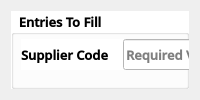
       <widget class="QWidget" name="SupplierData_Window">
        <attribute name="title">
         <string>Supplier Ref.</string>
        </attribute>
        <layout class="QVBoxLayout" name="verticalLayout_6">
         <item>
          <widget class="QGroupBox" name="groupBox_12">
           <property name="sizePolicy">
            <sizepolicy hsizetype="Preferred" vsizetype="Preferred">
             <horstretch>0</horstretch>
             <verstretch>0</verstretch>
            </sizepolicy>
           </property>
           <property name="font">
            <font>
             <family>Open Sans SemiBold</family>
             <pointsize>10</pointsize>
             <weight>75</weight>
             <bold>true</bold>
            </font>
           </property>
           <property name="styleSheet">
            <string notr="true">background-color: rgb(255,255,255);</string>
           </property>
           <property name="title">
            <string>Entries To Fill</string>
           </property>
           <property name="checkable">
            <bool>false</bool>
           </property>
           <widget class="QWidget" name="layoutWidget_3">
            <property name="geometry">
             <rect>
              <x>10</x>
              <y>28</y>
              <width>751</width>
              <height>31</height>
             </rect>
            </property>
            <property name="font">
             <font>
              <family>Open Sans SemiBold</family>
              <weight>75</weight>
              <bold>true</bold>
             </font>
            </property>
            <layout class="QHBoxLayout" name="horizontalLayout_12">
             <property name="spacing">
              <number>15</number>
             </property>
             <item>
              <widget class="QLabel" name="label_29">
               <property name="sizePolicy">
                <sizepolicy hsizetype="Fixed" vsizetype="Preferred">
                 <horstretch>0</horstretch>
                 <verstretch>0</verstretch>
                </sizepolicy>
               </property>
               <property name="font">
                <font>
                 <family>Open Sans SemiBold</family>
                 <pointsize>10</pointsize>
                 <weight>75</weight>
                 <bold>true</bold>
                </font>
               </property>
               <property name="text">
                <string>Supplier Code</string>
               </property>
              </widget>
             </item>
             <item>
              <widget class="QLineEdit" name="SuppEntry_SC">
               <property name="sizePolicy">
                <sizepolicy hsizetype="Preferred" vsizetype="Ignored">
                 <horstretch>0</horstretch>
                 <verstretch>0</verstretch>
                </sizepolicy>
               </property>
               <property name="font">
                <font>
                 <family>Open Sans SemiBold</family>
                 <pointsize>10</pointsize>
                 <weight>75</weight>
                 <bold>true</bold>
                </font>
               </property>
               <property name="placeholderText">
                <string>Required Value To Fill...</string>
               </property>
               <property name="clearButtonEnabled">
                <bool>true</bool>
               </property>
              </widget>
             </item>
             <item>
              <widget class="QLabel" name="label_35">
               <property name="sizePolicy">
                <sizepolicy hsizetype="Fixed" vsizetype="Preferred">
                 <horstretch>0</horstretch>
                 <verstretch>0</verstretch>
                </sizepolicy>
               </property>
               <property name="font">
                <font>
                 <family>Open Sans SemiBold</family>
                 <pointsize>10</pointsize>
                 <weight>75</weight>
                 <bold>true</bold>
                </font>
               </property>
               <property name="text">
                <string>Supplier Name</string>
               </property>
              </widget>
             </item>
             <item>
              <widget class="QLineEdit" name="SuppEntry_SN">
               <property name="sizePolicy">
                <sizepolicy hsizetype="Preferred" vsizetype="Ignored">
                 <horstretch>0</horstretch>
                 <verstretch>0</verstretch>
                </sizepolicy>
               </property>
               <property name="font">
                <font>
                 <family>Open Sans SemiBold</family>
                 <pointsize>10</pointsize>
                 <weight>75</weight>
                 <bold>true</bold>
                </font>
               </property>
               <property name="placeholderText">
                <string>Required Value To Fill...</string>
               </property>
               <property name="clearButtonEnabled">
                <bool>true</bool>
               </property>
              </widget>
             </item>
            </layout>
           </widget>
           <widget class="QWidget" name="layoutWidget_5">
            <property name="geometry">
             <rect>
              <x>10</x>
              <y>80</y>
              <width>751</width>
              <height>31</height>
             </rect>
            </property>
            <property name="font">
             <font>
              <family>Open Sans SemiBold</family>
              <weight>75</weight>
              <bold>true</bold>
             </font>
            </property>
            <layout class="QHBoxLayout" name="horizontalLayout_18">
             <item>
              <widget class="QLabel" name="label_36">
               <property name="sizePolicy">
                <sizepolicy hsizetype="Fixed" vsizetype="Preferred">
                 <horstretch>0</horstretch>
                 <verstretch>0</verstretch>
                </sizepolicy>
               </property>
               <property name="font">
                <font>
                 <family>Open Sans SemiBold</family>
                 <pointsize>10</pointsize>
                 <weight>75</weight>
                 <bold>true</bold>
                </font>
               </property>
               <property name="text">
                <string>Last Delivery Date</string>
               </property>
              </widget>
             </item>
             <item>
              <widget class="QDateTimeEdit" name="SuppEntry_LDD">
               <property name="sizePolicy">
                <sizepolicy hsizetype="Preferred" vsizetype="Ignored">
                 <horstretch>0</horstretch>
                 <verstretch>0</verstretch>
                </sizepolicy>
               </property>
               <property name="font">
                <font>
                 <family>Open Sans SemiBold</family>
                 <pointsize>10</pointsize>
                 <weight>75</weight>
                 <bold>true</bold>
                </font>
               </property>
               <property name="alignment">
                <set>Qt::AlignCenter</set>
               </property>
               <property name="calendarPopup">
                <bool>true</bool>
               </property>
              </widget>
             </item>
             <item>
              <widget class="QLabel" name="label_37">
               <property name="sizePolicy">
                <sizepolicy hsizetype="Fixed" vsizetype="Preferred">
                 <horstretch>0</horstretch>
                 <verstretch>0</verstretch>
                </sizepolicy>
               </property>
               <property name="font">
                <font>
                 <family>Open Sans SemiBold</family>
                 <pointsize>10</pointsize>
                 <weight>75</weight>
                 <bold>true</bold>
                </font>
               </property>
               <property name="text">
                <string>Next Delivery Date</string>
               </property>
              </widget>
             </item>
             <item>
              <widget class="QDateTimeEdit" name="SuppEntry_NDD">
               <property name="sizePolicy">
                <sizepolicy hsizetype="Preferred" vsizetype="Ignored">
                 <horstretch>0</horstretch>
                 <verstretch>0</verstretch>
                </sizepolicy>
               </property>
               <property name="font">
                <font>
                 <family>Open Sans SemiBold</family>
                 <pointsize>10</pointsize>
                 <weight>75</weight>
                 <bold>true</bold>
                </font>
               </property>
               <property name="alignment">
                <set>Qt::AlignCenter</set>
               </property>
               <property name="calendarPopup">
                <bool>true</bool>
               </property>
              </widget>
             </item>
            </layout>
           </widget>
           <widget class="QGroupBox" name="groupBox_13">
            <property name="geometry">
             <rect>
              <x>10</x>
              <y>140</y>
              <width>751</width>
              <height>301</height>
             </rect>
            </property>
            <property name="font">
             <font>
              <family>Open Sans SemiBold</family>
              <weight>75</weight>
              <bold>true</bold>
             </font>
            </property>
            <property name="title">
             <string>Pre-requisites For Modifying / Adding Data</string>
            </property>
            <widget class="QGroupBox" name="groupBox_14">
             <property name="geometry">
              <rect>
               <x>10</x>
               <y>30</y>
               <width>361</width>
               <height>261</height>
              </rect>
             </property>
             <property name="font">
              <font>
               <family>Open Sans SemiBold</family>
               <weight>75</weight>
               <bold>true</bold>
              </font>
             </property>
             <property name="title">
              <string>For Adding / Inserting Data</string>
             </property>
             <widget class="QLabel" name="label_38">
              <property name="geometry">
               <rect>
                <x>20</x>
                <y>30</y>
                <width>251</width>
                <height>16</height>
               </rect>
              </property>
              <property name="font">
               <font>
                <family>Open Sans SemiBold</family>
                <weight>75</weight>
                <bold>true</bold>
               </font>
              </property>
              <property name="text">
               <string>- All Fields Are Required.</string>
              </property>
             </widget>
             <widget class="QLabel" name="label_39">
              <property name="geometry">
               <rect>
                <x>20</x>
                <y>50</y>
                <width>331</width>
                <height>81</height>
               </rect>
              </property>
              <property name="font">
               <font>
                <family>Open Sans SemiBold</family>
                <weight>75</weight>
                <bold>true</bold>
               </font>
              </property>
              <property name="text">
               <string>-Last and Next Delivery Time can be 
lesser but cannot be greater than the 
current date.</string>
              </property>
             </widget>
            </widget>
            <widget class="QGroupBox" name="groupBox_15">
             <property name="geometry">
              <rect>
               <x>380</x>
               <y>30</y>
               <width>361</width>
               <height>261</height>
              </rect>
             </property>
             <property name="font">
              <font>
               <family>Open Sans SemiBold</family>
               <weight>75</weight>
               <bold>true</bold>
              </font>
             </property>
             <property name="title">
              <string>For Editing / Modifying Data</string>
             </property>
             <widget class="QLabel" name="label_40">
              <property name="geometry">
               <rect>
                <x>20</x>
                <y>30</y>
                <width>331</width>
                <height>31</height>
               </rect>
              </property>
              <property name="font">
               <font>
                <family>Open Sans SemiBold</family>
                <weight>75</weight>
                <bold>true</bold>
               </font>
              </property>
              <property name="text">
               <string>- Fields That Don't Require Changes Must 
Kept The Data Intact.</string>
              </property>
             </widget>
             <widget class="QLabel" name="label_41">
              <property name="geometry">
               <rect>
                <x>20</x>
                <y>70</y>
                <width>331</width>
                <height>81</height>
               </rect>
              </property>
              <property name="font">
               <font>
                <family>Open Sans SemiBold</family>
                <weight>75</weight>
                <bold>true</bold>
               </font>
              </property>
              <property name="text">
               <string>- Last and Next Delivery Time can be 
lesser but cannot be greater than the 
current date.</string>
              </property>
             </widget>
             <widget class="QLabel" name="label_42">
              <property name="geometry">
               <rect>
                <x>20</x>
                <y>150</y>
                <width>331</width>
                <height>101</height>
               </rect>
              </property>
              <property name="font">
               <font>
                <family>Open Sans SemiBold</family>
                <weight>75</weight>
                <bold>true</bold>
               </font>
              </property>
              <property name="text">
               <string>- Last and Next Delivery Time Fields
must be the same as before to 
retain changes. Clearing Entry will set
those to current time. Proceed with 
caution.</string>
              </property>
             </widget>
            </widget>
           </widget>
          </widget>
         </item>
        </layout>
       </widget>
